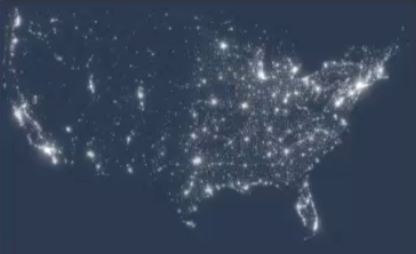
#> input picture Gray/d.png, 416 x 254 px
$ python nom.py
#> lines starting #> are read from the running program, lines starting #| are printed output that depends on the picture
### Gray/Gray.py
from PIL import Image
import math

def read_image(img_path):
#> called with img_path = 'd.png'
    image=Image.open(img_path)
#> image is the input picture: PIL image 416x254 RGBA; mean R, G, B, A 56, 68.8, 89, 255
    image=image.convert('L')
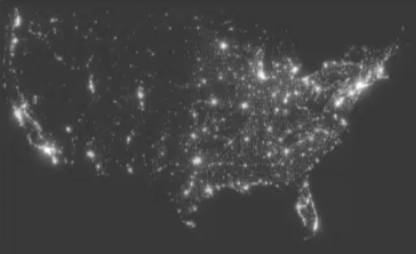
#> image: PIL image 416x254 L; min 49, max 255, mean 67.3
    x=image.size[0]
#> x = 416
    y=image.size[1]
#> y = 254
    return image,x,y


table = []
# [46 lines of commented-out code are left out]

### Gray/nom.py
from Gray import read_image

image,x,y=read_image('d.png')
#> x = 416; y = 254

pixels=[]
for i in range(x):
    for j in range(y):
        pixel=image.getpixel((i,j))
        pixels.append((pixel))
#> after the loop, pixels = 105664 items
pixel_max=max(pixels)
#> pixel_max = 255
pixel_min=min(pixels)
#> pixel_min = 49

table=[]
for i in range(256):
    table.append(200*(i-pixel_min)/(pixel_max-pixel_min))
#> after the loop, table = 256 values from -47.57 to 200
image=image.point(table,'L')
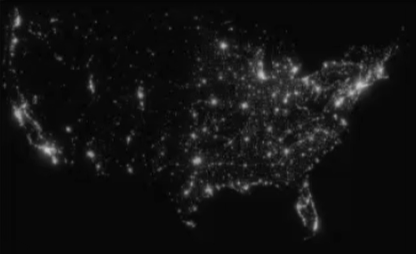
#> image: PIL image 416x254 L; min 0, max 200, mean 17.9
image.save('d_nom.png')

$ run again, with Gray/a.png copied over Gray/d.png
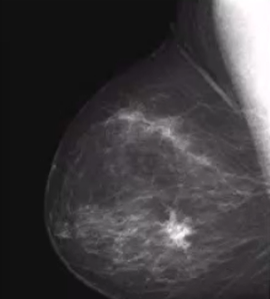
#> input picture Gray/a.png, 270 x 299 px
#> in read_image, image is the input picture: PIL image 270x299 RGBA; mean R, G, B, A 62.9, 60.2, 62.5, 255
#> `image,x,y=read_image('d.png')`: x = 270; y = 299
#> after the loop `for i in range(x):`: pixels = 80730 items
#> pixel_max = 255
#> pixel_min = 13
#> after the loop `for i in range(256):`: table = 256 values from -10.74 to 200
#> `image=image.point(table,'L')`:
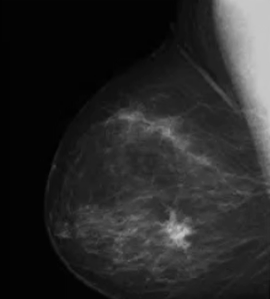
#> image: PIL image 270x299 L; min 0, max 200, mean 39.8
